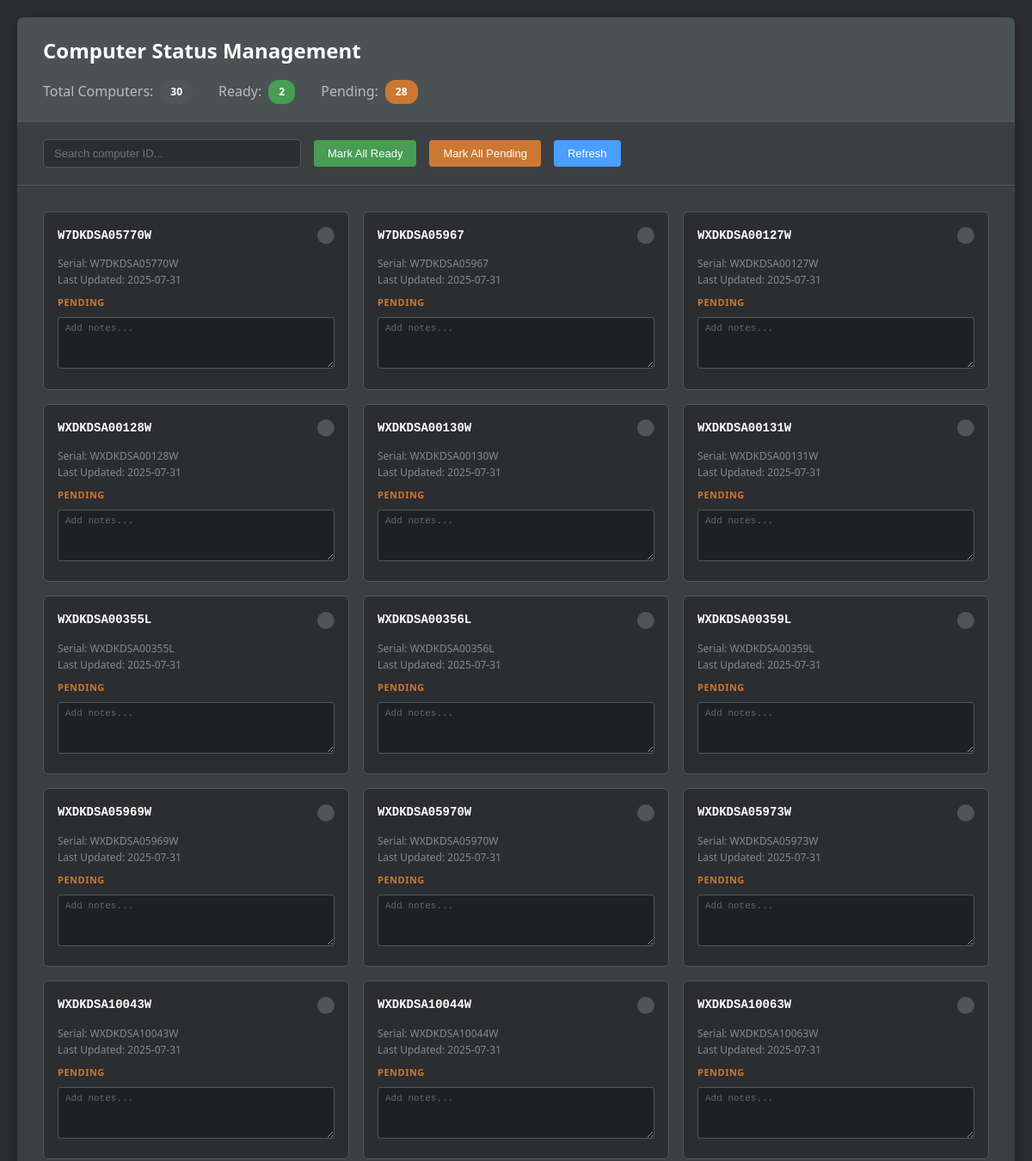
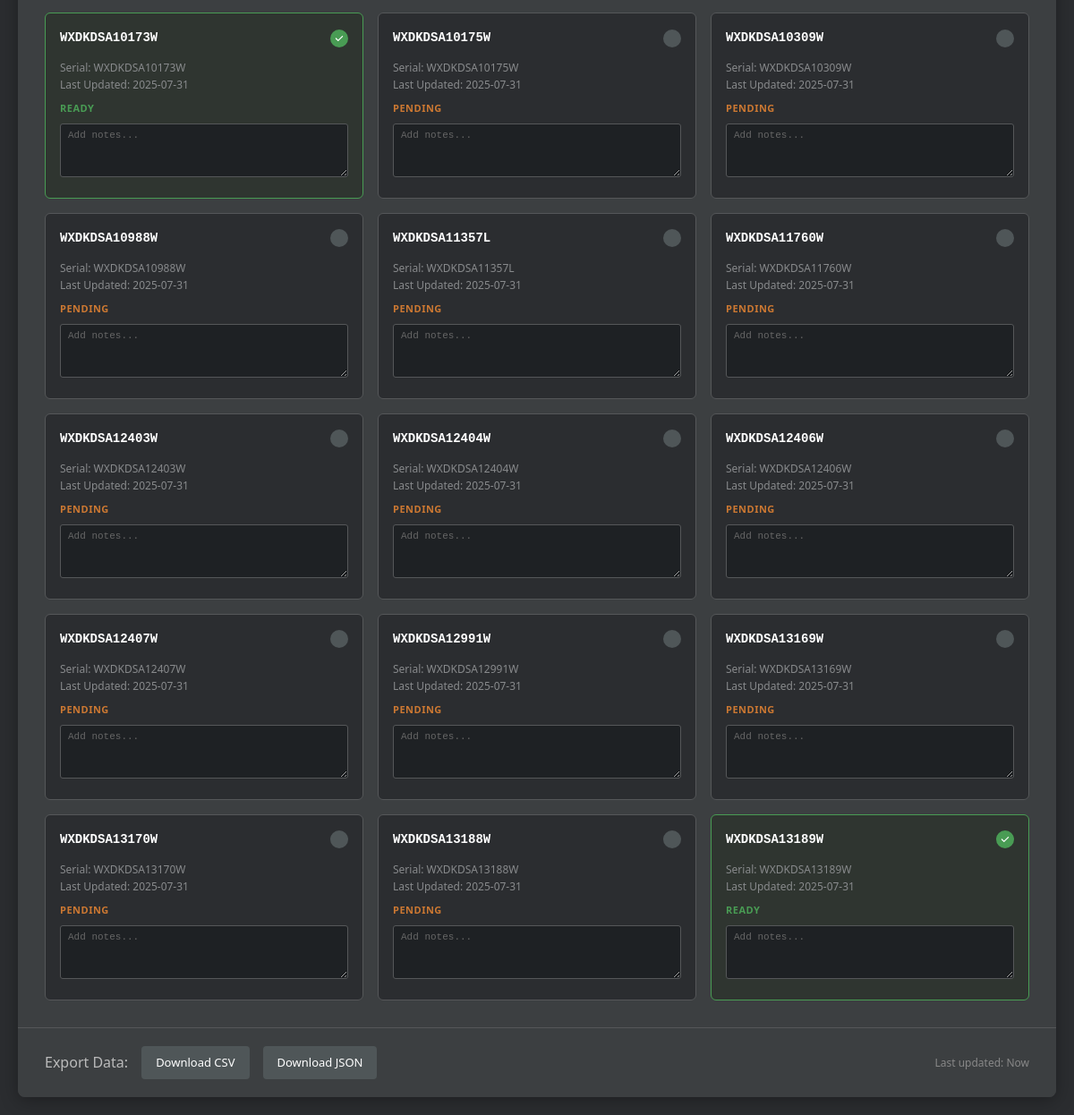
The page / on the database its author committed (2 pictures, top to bottom).
### tables this page shows
CREATE TABLE computers (
            id INTEGER PRIMARY KEY AUTOINCREMENT,
            computer_id TEXT UNIQUE NOT NULL,
            status TEXT DEFAULT 'pending',
            last_updated TIMESTAMP DEFAULT CURRENT_TIMESTAMP,
            notes TEXT DEFAULT ''
        );

### Computer_Status_Web_App___Python_Flask.py (the view)
@app.route('/')
def index():
    conn = get_db_connection()
    computers = conn.execute('''
        SELECT * FROM computers ORDER BY computer_id
    ''').fetchall()
    conn.close()
    return render_template('index.html', computers=computers)

### Computer_Status_Web_App___Python_Flask.py (called while the page is built)
def get_db_connection():
    conn = sqlite3.connect(DATABASE)
    conn.row_factory = sqlite3.Row
    return conn

### templates/index.html (shortened to what this page needs)
<!DOCTYPE html>
<html lang="en">
<head>
</head>
<body>
    <div class="container">
        <div class="header">
            <h1>Computer Status Management</h1>
            <div class="stats">
                <div class="stat-item">
                    <span>Total Computers:</span>
                    <span class="stat-badge" id="totalCount">{{ computers|length }}</span>
                </div>
                <div class="stat-item">
                    <span>Ready:</span>
                    <span class="stat-badge ready" id="readyCount">
                        {{ computers|selectattr("status", "equalto", "ready")|list|length }}
                    </span>
                </div>
                <div class="stat-item">
                    <span>Pending:</span>
                    <span class="stat-badge pending" id="pendingCount">
                        {{ computers|selectattr("status", "equalto", "pending")|list|length }}
                    </span>
                </div>
            </div>
        </div>
        <div class="controls">
            <input type="text" class="search-box" placeholder="Search computer ID..." id="searchBox">
            <button class="btn success" onclick="bulkUpdate('ready')">Mark All Ready</button>
            <button class="btn danger" onclick="bulkUpdate('pending')">Mark All Pending</button>
            <button class="btn primary" onclick="refreshStats()">Refresh</button>
        </div>
        <div class="computer-grid" id="computerGrid">
            {% for computer in computers %}
            <div class="computer-card {{ computer.status }}" data-id="{{ computer.computer_id }}" onclick="toggleStatus('{{ computer.computer_id }}')">
                <div class="computer-header">
                    <div class="computer-id">{{ computer.computer_id }}</div>
                    <div class="status-indicator">
                        <svg class="checkmark" fill="white" viewBox="0 0 20 20">
                            <path d="M16.707 5.293a1 1 0 010 1.414l-8 8a1 1 0 01-1.414 0l-4-4a1 1 0 011.414-1.414L8 12.586l7.293-7.293a1 1 0 011.414 0z" />
                        </svg>
                    </div>
                </div>
                <div class="computer-details">
                    Serial: {{ computer.computer_id }}<br>
                    Last Updated: {{ computer.last_updated.split(' ')[0] if computer.last_updated else 'Never' }}
                </div>
                <div class="status-text">
                    {{ 'Ready' if computer.status == 'ready' else 'Pending' }}
                </div>
                <div class="notes-section">
                    <textarea class="notes-input"
                              placeholder="Add notes..."
                              onclick="event.stopPropagation()"
                              onblur="updateNotes('{{ computer.computer_id }}', this.value)"
                              onkeydown="if(event.key==='Enter' && event.ctrlKey) this.blur()">{{ computer.notes or '' }}</textarea>
                </div>
            </div>
            {% endfor %}
        </div>
        <div class="export-section">
            <span>Export Data:</span>
            <a href="/export/csv" class="btn">Download CSV</a>
            <a href="/export/json" class="btn">Download JSON</a>
            <span style="margin-left: auto; font-size: 12px; color: #888;">
                Last updated: <span id="lastUpdate">{{ moment().format() if moment else 'Now' }}</span>
            </span>
        </div>
    </div>
</body>
</html>

### templates/index.html (style rules this page uses)
* { margin: 0; padding: 0; box-sizing: border-box; }
body { font-family: 'Segoe UI', Tahoma, Geneva, Verdana, sans-serif; background: #2B2D30; color: #BBBBBB; line-height: 1.6; padding: 20px; }
.container { max-width: 1200px; margin: 0 auto; background: #3C3F41; border-radius: 8px; box-shadow: 0 4px 20px rgba(0, 0, 0, 0.3); overflow: hidden; }
.header { background: #4B5254; padding: 20px 30px; border-bottom: 1px solid #555759; }
.header h1 { color: #FFFFFF; font-size: 24px; font-weight: 600; }
.stats { display: flex; gap: 30px; margin-top: 15px; }
.stat-item { display: flex; align-items: center; gap: 8px; }
.stat-badge { background: #4F5658; color: #FFFFFF; padding: 4px 12px; border-radius: 12px; font-size: 12px; font-weight: 600; }
.stat-badge.ready { background: #499C54; }
.stat-badge.pending { background: #CC7832; }
.controls { padding: 20px 30px; background: #3C3F41; border-bottom: 1px solid #555759; display: flex; gap: 15px; align-items: center; flex-wrap: wrap; }
.btn { background: #4F5658; color: #FFFFFF; border: none; padding: 8px 16px; border-radius: 4px; cursor: pointer; font-size: 13px; font-weight: 500; transition: all 0.2s ease; text-decoration: none; display: inline-block; }
.btn.primary { background: #4A9EFF; }
.btn.success { background: #499C54; }
.btn.danger { background: #CC7832; }
.search-box { flex: 1; max-width: 300px; padding: 8px 12px; background: #2B2D30; border: 1px solid #555759; border-radius: 4px; color: #BBBBBB; font-size: 13px; }
.computer-grid { padding: 30px; display: grid; grid-template-columns: repeat(auto-fill, minmax(340px, 1fr)); gap: 16px; }
.computer-card { background: #2B2D30; border: 1px solid #555759; border-radius: 6px; padding: 16px; cursor: pointer; transition: all 0.2s ease; position: relative; user-select: none; }
.computer-card.ready { border-color: #499C54; background: #2F3530; }
.computer-header { display: flex; align-items: center; justify-content: space-between; margin-bottom: 12px; }
.computer-id { font-family: 'Consolas', 'Monaco', monospace; font-size: 14px; font-weight: 600; color: #FFFFFF; }
.status-indicator { width: 20px; height: 20px; border-radius: 50%; display: flex; align-items: center; justify-content: center; background: #4F5658; transition: all 0.2s ease; }
.computer-card.ready .status-indicator { background: #499C54; }
.checkmark { width: 12px; height: 12px; opacity: 0; transition: opacity 0.2s ease; }
.computer-card.ready .checkmark { opacity: 1; }
.computer-details { color: #888A8C; font-size: 12px; margin-bottom: 8px; }
.status-text { font-size: 11px; text-transform: uppercase; font-weight: 600; letter-spacing: 0.5px; margin-bottom: 8px; }
.computer-card:not(.ready) .status-text { color: #CC7832; }
.computer-card.ready .status-text { color: #499C54; }
.notes-section { margin-top: 8px; }
.notes-input { width: 100%; background: #1E2124; border: 1px solid #555759; border-radius: 3px; padding: 6px 8px; color: #BBBBBB; font-size: 11px; resize: vertical; min-height: 60px; }
.notes-input::placeholder { color: #666; }
.export-section { padding: 20px 30px; border-top: 1px solid #555759; background: #3C3F41; display: flex; gap: 15px; align-items: center; }

### rows shown on the page
computers: computer_id "W7DKDSA05770W", last_updated "2025-07-31", status "PENDING", computer_id "Add notes..."
computers: computer_id "W7DKDSA05967", last_updated "2025-07-31", status "PENDING", computer_id "Add notes..."
computers: computer_id "WXDKDSA00127W", last_updated "2025-07-31", status "PENDING", computer_id "Add notes..."
computers: computer_id "WXDKDSA00128W", last_updated "2025-07-31", status "PENDING", computer_id "Add notes..."
computers: computer_id "WXDKDSA00130W", last_updated "2025-07-31", status "PENDING", computer_id "Add notes..."
computers: computer_id "WXDKDSA00131W", last_updated "2025-07-31", status "PENDING", computer_id "Add notes..."
computers: computer_id "WXDKDSA00355L", last_updated "2025-07-31", status "PENDING", computer_id "Add notes..."
computers: computer_id "WXDKDSA00356L", last_updated "2025-07-31", status "PENDING", computer_id "Add notes..."
computers: computer_id "WXDKDSA00359L", last_updated "2025-07-31", status "PENDING", computer_id "Add notes..."
computers: computer_id "WXDKDSA05969W", last_updated "2025-07-31", status "PENDING", computer_id "Add notes..."
computers: computer_id "WXDKDSA05970W", last_updated "2025-07-31", status "PENDING", computer_id "Add notes..."
computers: computer_id "WXDKDSA05973W", last_updated "2025-07-31", status "PENDING", computer_id "Add notes..."
computers: computer_id "WXDKDSA10043W", last_updated "2025-07-31", status "PENDING", computer_id "Add notes..."
computers: computer_id "WXDKDSA10044W", last_updated "2025-07-31", status "PENDING", computer_id "Add notes..."
computers: computer_id "WXDKDSA10063W", last_updated "2025-07-31", status "PENDING", computer_id "Add notes..."
computers: computer_id "WXDKDSA10173W", last_updated "2025-07-31", status "READY", computer_id "Add notes..."
computers: computer_id "WXDKDSA10175W", last_updated "2025-07-31", status "PENDING", computer_id "Add notes..."
computers: computer_id "WXDKDSA10309W", last_updated "2025-07-31", status "PENDING", computer_id "Add notes..."
computers: computer_id "WXDKDSA10988W", last_updated "2025-07-31", status "PENDING", computer_id "Add notes..."
computers: computer_id "WXDKDSA11357L", last_updated "2025-07-31", status "PENDING", computer_id "Add notes..."
computers: computer_id "WXDKDSA11760W", last_updated "2025-07-31", status "PENDING", computer_id "Add notes..."
computers: computer_id "WXDKDSA12403W", last_updated "2025-07-31", status "PENDING", computer_id "Add notes..."
computers: computer_id "WXDKDSA12404W", last_updated "2025-07-31", status "PENDING", computer_id "Add notes..."
computers: computer_id "WXDKDSA12406W", last_updated "2025-07-31", status "PENDING", computer_id "Add notes..."
computers: computer_id "WXDKDSA12407W", last_updated "2025-07-31", status "PENDING", computer_id "Add notes..."
computers: computer_id "WXDKDSA12991W", last_updated "2025-07-31", status "PENDING", computer_id "Add notes..."
computers: computer_id "WXDKDSA13169W", last_updated "2025-07-31", status "PENDING", computer_id "Add notes..."
computers: computer_id "WXDKDSA13170W", last_updated "2025-07-31", status "PENDING", computer_id "Add notes..."
computers: computer_id "WXDKDSA13188W", last_updated "2025-07-31", status "PENDING", computer_id "Add notes..."
computers: computer_id "WXDKDSA13189W", last_updated "2025-07-31", status "READY", computer_id "Add notes..."

### other values the page prints
{{ computers|length }} "30"
{{ computers|selectattr("status", "equalto", "ready")|list|length }} "2"
{{ computers|selectattr("status", "equalto", "pending")|list|length }} "28"
{{ moment().format() if moment else 'Now' }} "Now"
